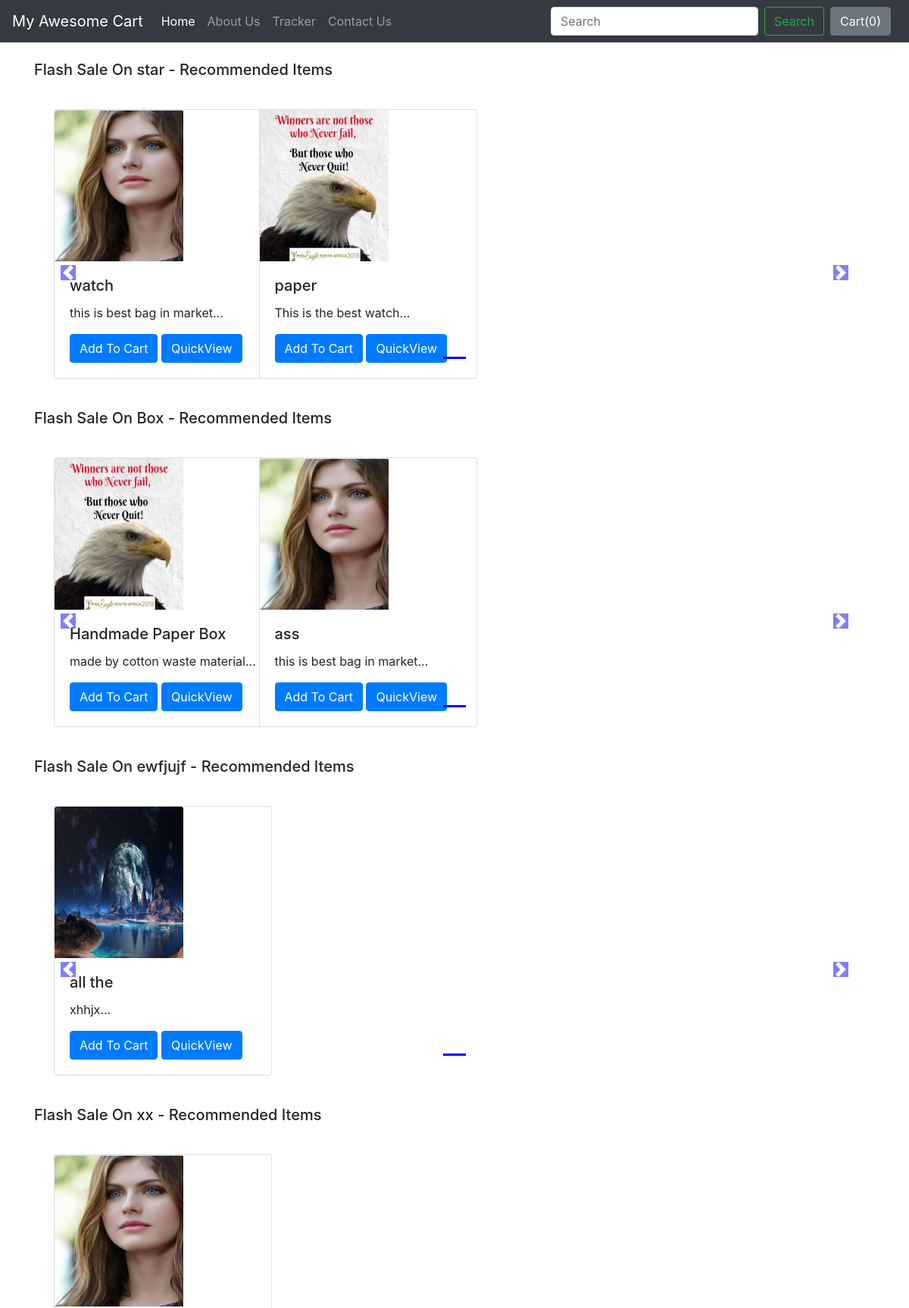
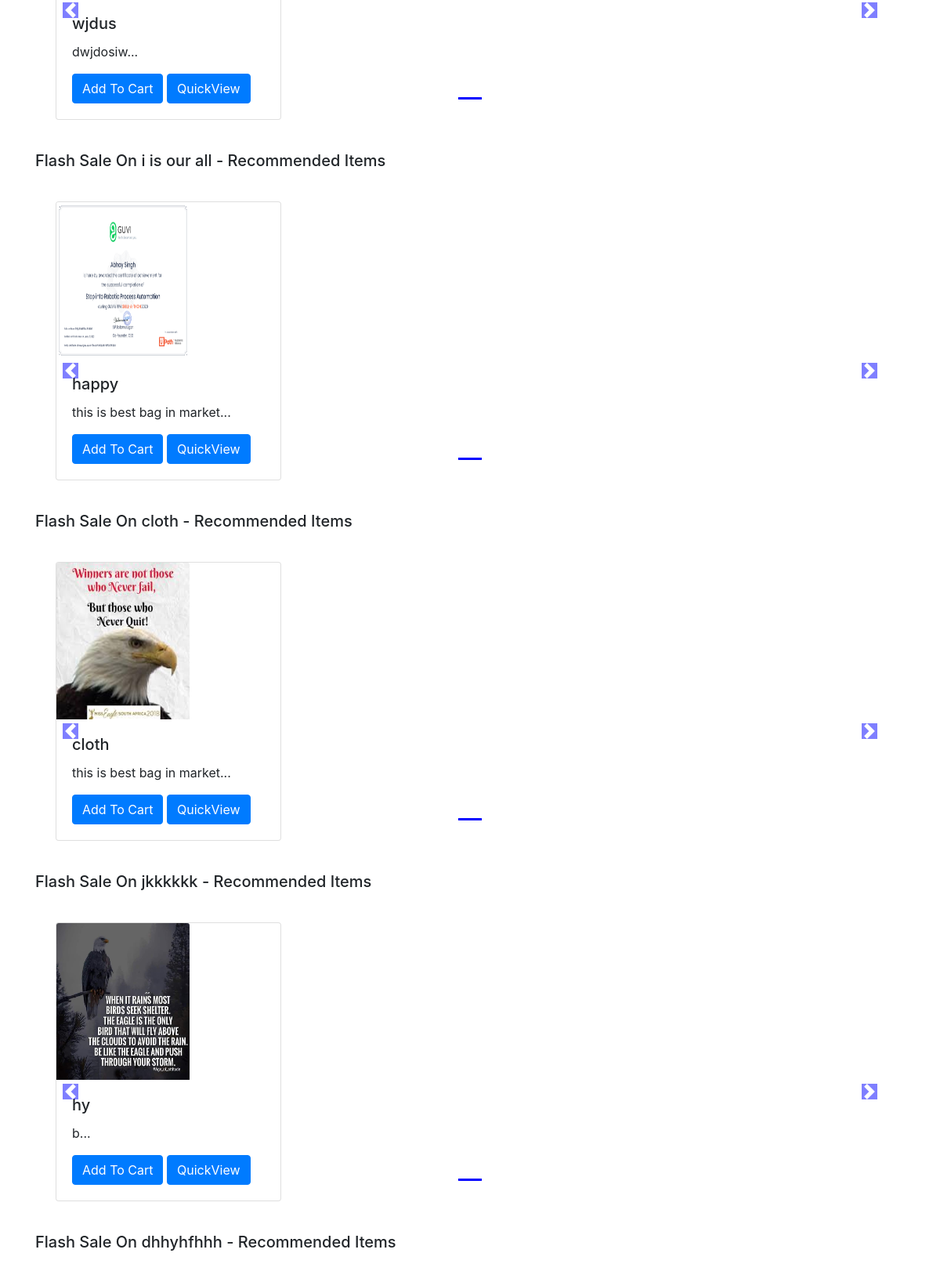
The app's page /shop/ (upper part) with its own data (2 pictures, top to bottom).
### shop/models.py (models this page shows, shortened)
class Product(models.Model):
    product_id=models.AutoField
    product_name=models.CharField(max_length=70)
    category= models.CharField(max_length=50, default="")
    sub_category= models.CharField(max_length=50, default="")
    price=models.IntegerField(default=0)
    desc=models.CharField(max_length=300)
    pub_date=models.DateField()
    image= models.ImageField(upload_to="shop/images",default="")
    class Contact(models.Model):
        msg_id = models.AutoField(primary_key=True)
        name = models.CharField(max_length=1000)
        email = models.CharField(max_length=700, default="")
        phone = models.CharField(max_length=700, default="")
        desc = models.CharField(max_length=2000, default="")

### shop/views.py (the view)
# urls.py: path('', views.index,name="shophome"),
def index(request):
    allProds = []
    catprods = Product.objects.values('category', 'id')
    cats = {item['category'] for item in catprods}
    for cat in cats:
        prod = Product.objects.filter(category=cat)
        n = len(prod)
        nSlides = n // 4 + ceil((n / 4) - (n // 4))
        allProds.append([prod, range(1, nSlides), nSlides])
    params = {'allProds': allProds}
    return render(request,'shop/index.html', params)

### shop/templates/shop/index.html (shortened to what this page needs)
{% extends 'shop/basic.html' %}
{% block body %}
{% load static %}
<div class="container">
    {% for product, range, nSlides in allProds %}
    <h5 class="my-4">Flash Sale On {{product.0.category}} - Recommended Items</h5>
    <div class="row">
<div id="demo{{forloop.counter}}" class="col carousel slide my-3" data-ride="carousel">
    <ul class="carousel-indicators">
      <li data-target="#demo{{forloop.counter}}" data-slide-to="0" class="active"></li>
    </ul>
    <div class="container carousel-inner no-padding">
      <div class="carousel-item active">
        {% for i in product %}
        <div class="col-xs-3 col-sm-3 col-md-3">
          <div class="card" style="width: 18rem;">
            <img src='/media/{{i.image}}' class="card-img-top" alt="...">
            <div class="card-body">
              <h5 class="card-title">{{i.product_name}}</h5>
              <p class="card-text">{{i.desc|slice:"0:53"}}...</p>
              <button id="pr{{i.id}}" class="btn btn-primary cart">Add To Cart</button>
              <a href="/shop/products/{{i.id}}"><button id="qv{{i.id}}" class="btn btn-primary cart">QuickView</button></a>
            </div>
          </div>
        </div>
        {% endfor %}
    </div>
</div>
</div>
    <a class="carousel-control-prev" href="#demo{{forloop.counter}}" data-slide="prev">
        <span class="carousel-control-prev-icon"></span>
    </a>
    <a class="carousel-control-next" href="#demo{{forloop.counter}}" data-slide="next">
        <span class="carousel-control-next-icon"></span>
    </a>
        </div>
    {% endfor %}
</div>
 {% endblock %}

### shop/templates/shop/basic.html (shortened to what this page needs)
<!doctype html>
<html lang="en">
  <head>
    <link rel="stylesheet" href="https://stackpath.bootstrapcdn.com/bootstrap/4.2.1/css/bootstrap.min.css">
  </head>
  <body>
    <nav class="navbar navbar-expand-lg navbar-dark bg-dark">
  <a class="navbar-brand" href="/shop">My Awesome Cart</a>
  <div class="collapse navbar-collapse" id="navbarSupportedContent">
    <ul class="navbar-nav mr-auto">
      <li class="nav-item active">
        <a class="nav-link" href="/shop">Home <span class="sr-only">(current)</span></a>
      </li>
      <li class="nav-item">
        <a class="nav-link" href="/shop/about">About Us</a>
      </li>
      <li class="nav-item">
        <a class="nav-link" href="/shop/tracker">Tracker</a>
      </li>
      <li class="nav-item">
        <a class="nav-link" href="/shop/contact">Contact Us</a>
      </li>
    </ul>
    <form class="form-inline my-2 my-lg-0">
      <input class="form-control mr-sm-2" type="search" placeholder="Search" aria-label="Search">
      <button class="btn btn-outline-success my-2 my-sm-0" type="submit">Search</button>
    </form>
    <button type="button" class="btn btn-secondary mx-2" id="popcart" data-container="body" data-toggle="popover" data-placement="bottom" data-html="true" data-content="Vivamus
sagittis lacus vel augue laoreet rutrum faucibus.">
  Cart(<span id="cart">0</span>)
</button>
  </div>
</nav>
  {% block body %} {% endblock %}
  </body>
</html>

### records on screen
Product: category "star", image (picture), product_name "watch", desc "this is best bag in market"
Product: image (picture), product_name "paper", desc "This is the best watch"
Product: category "Box", image (picture), product_name "Handmade Paper Box", desc "made by cotton waste material"
Product: image (picture), product_name "ass", desc "this is best bag in market"
Product: category "ewfjujf", image (picture), product_name "all the", desc "xhhjx"
Product: category "xx", image (picture), product_name "wjdus", desc "dwjdosiw"
Product: category "i is our all", image (picture), product_name "happy", desc "this is best bag in market"
Product: category "cloth", image (picture), product_name "cloth", desc "this is best bag in market"
Product: category "jkkkkkk", image (picture), product_name "hy", desc "b"
Product: category "dhhyhfhhh"
